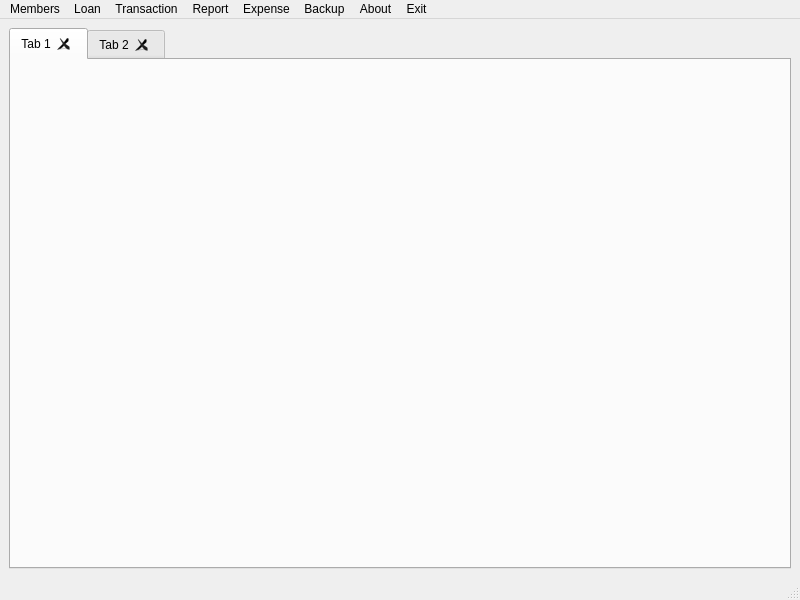
<?xml version="1.0" encoding="UTF-8"?>
<ui version="4.0">
 <class>MainWindow</class>
 <widget class="QMainWindow" name="MainWindow">
  <property name="geometry">
   <rect>
    <x>0</x>
    <y>0</y>
    <width>800</width>
    <height>600</height>
   </rect>
  </property>
  <property name="acceptDrops">
   <bool>false</bool>
  </property>
  <property name="windowTitle">
   <string>ToDoName</string>
  </property>
  <property name="layoutDirection">
   <enum>Qt::LeftToRight</enum>
  </property>
  <widget class="QWidget" name="centralwidget">
   <layout class="QGridLayout" name="gridLayout">
    <item row="0" column="0">
     <widget class="QTabWidget" name="tabWidget">
      <property name="tabPosition">
       <enum>QTabWidget::North</enum>
      </property>
      <property name="tabShape">
       <enum>QTabWidget::Rounded</enum>
      </property>
      <property name="currentIndex">
       <number>0</number>
      </property>
      <property name="tabsClosable">
       <bool>true</bool>
      </property>
      <widget class="QWidget" name="tab">
       <attribute name="title">
        <string>Tab 1</string>
       </attribute>
      </widget>
      <widget class="QWidget" name="tab_2">
       <attribute name="title">
        <string>Tab 2</string>
       </attribute>
      </widget>
     </widget>
    </item>
   </layout>
  </widget>
  <widget class="QMenuBar" name="menubar">
   <property name="geometry">
    <rect>
     <x>0</x>
     <y>0</y>
     <width>800</width>
     <height>19</height>
    </rect>
   </property>
   <widget class="QMenu" name="menuMembers">
    <property name="title">
     <string>Members</string>
    </property>
    <addaction name="actionAdd_New"/>
    <addaction name="actionFind"/>
   </widget>
   <widget class="QMenu" name="menuLoan">
    <property name="title">
     <string>Loan</string>
    </property>
    <addaction name="actionNew_Load"/>
    <addaction name="actionView_Loans"/>
   </widget>
   <widget class="QMenu" name="menuTransaction">
    <property name="title">
     <string>Transaction</string>
    </property>
    <addaction name="actionVoucher"/>
    <addaction name="actionPay_Slip"/>
   </widget>
   <widget class="QMenu" name="menuReport">
    <property name="title">
     <string>Report</string>
    </property>
    <widget class="QMenu" name="menuAccounts">
     <property name="title">
      <string>Accounts</string>
     </property>
     <addaction name="actionRecurring_Deposit"/>
     <addaction name="actionFixed_Deposit"/>
     <addaction name="actionSavings"/>
    </widget>
    <widget class="QMenu" name="menuLoan_2">
     <property name="title">
      <string>Loan</string>
     </property>
     <addaction name="actionAdvance"/>
     <addaction name="actionOutstanding"/>
    </widget>
    <addaction name="menuAccounts"/>
    <addaction name="menuLoan_2"/>
    <addaction name="actionBalance_Sheet"/>
    <addaction name="actionProfit_and_Loss"/>
    <addaction name="actionReciept_and_Disbursment"/>
    <addaction name="actionList_of_Shareholders"/>
    <addaction name="actionTerm_Deposit_Account"/>
    <addaction name="actionMisc_2"/>
    <addaction name="separator"/>
   </widget>
   <widget class="QMenu" name="menuBackup">
    <property name="title">
     <string>Backup</string>
    </property>
    <addaction name="actionRestoree"/>
    <addaction name="actionSync"/>
   </widget>
   <widget class="QMenu" name="menuExpense">
    <property name="title">
     <string>Expense</string>
    </property>
    <addaction name="actionNew_Expense"/>
    <addaction name="actionView_Expense"/>
   </widget>
   <widget class="QMenu" name="menuAbout">
    <property name="title">
     <string>About</string>
    </property>
    <addaction name="actionHelp"/>
    <addaction name="actionSupport"/>
   </widget>
   <widget class="QMenu" name="menuExit">
    <property name="title">
     <string>Exit</string>
    </property>
   </widget>
   <addaction name="menuMembers"/>
   <addaction name="menuLoan"/>
   <addaction name="menuTransaction"/>
   <addaction name="menuReport"/>
   <addaction name="menuExpense"/>
   <addaction name="menuBackup"/>
   <addaction name="menuAbout"/>
   <addaction name="menuExit"/>
  </widget>
  <widget class="QStatusBar" name="statusbar"/>
  <action name="actionAdd_New">
   <property name="text">
    <string>Add New</string>
   </property>
  </action>
  <action name="actionFind">
   <property name="text">
    <string>Find Member</string>
   </property>
  </action>
  <action name="actionNew_Load">
   <property name="text">
    <string>New Loan</string>
   </property>
  </action>
  <action name="actionView_Loans">
   <property name="text">
    <string>View Loan</string>
   </property>
  </action>
  <action name="actionVoucher">
   <property name="text">
    <string>Voucher</string>
   </property>
  </action>
  <action name="actionPay_Slip">
   <property name="text">
    <string>Pay Slip</string>
   </property>
  </action>
  <action name="actionBalance_Sheet">
   <property name="text">
    <string>Balance Sheet</string>
   </property>
  </action>
  <action name="actionProfit_and_Loss">
   <property name="text">
    <string>Profit and Loss</string>
   </property>
  </action>
  <action name="actionReciept_and_Disbursment">
   <property name="text">
    <string>Reciept and Disbursment</string>
   </property>
  </action>
  <action name="actionList_of_Shareholders">
   <property name="text">
    <string>Shareholders</string>
   </property>
  </action>
  <action name="actionTerm_Deposit_Account">
   <property name="text">
    <string>Term Deposit Accounts</string>
   </property>
  </action>
  <action name="actionStationary">
   <property name="text">
    <string>Stationary</string>
   </property>
  </action>
  <action name="actionFurniture">
   <property name="text">
    <string>Furniture</string>
   </property>
  </action>
  <action name="actionRegister">
   <property name="text">
    <string>Register</string>
   </property>
  </action>
  <action name="actionRecurring_Deposit">
   <property name="text">
    <string>Recurring Deposit</string>
   </property>
  </action>
  <action name="actionFixed_Deposit">
   <property name="text">
    <string>Fixed Deposit</string>
   </property>
  </action>
  <action name="actionSavings">
   <property name="text">
    <string>Savings </string>
   </property>
  </action>
  <action name="actionStationary_2">
   <property name="text">
    <string>Stationary</string>
   </property>
  </action>
  <action name="actionAdvance">
   <property name="text">
    <string>Advanced</string>
   </property>
  </action>
  <action name="actionOutstanding">
   <property name="text">
    <string>Outstanding</string>
   </property>
  </action>
  <action name="actionBank">
   <property name="text">
    <string>Bank</string>
   </property>
  </action>
  <action name="actionNew_Expense">
   <property name="text">
    <string>New Expense</string>
   </property>
  </action>
  <action name="actionView_Expense">
   <property name="text">
    <string>View Expense</string>
   </property>
  </action>
  <action name="actionSync">
   <property name="text">
    <string>Sync</string>
   </property>
  </action>
  <action name="actionRestoree">
   <property name="text">
    <string>Restore</string>
   </property>
  </action>
  <action name="actionHelp">
   <property name="text">
    <string>Help</string>
   </property>
  </action>
  <action name="actionAbout">
   <property name="text">
    <string>About</string>
   </property>
  </action>
  <action name="actionSupport">
   <property name="text">
    <string>Support</string>
   </property>
  </action>
  <action name="actionMisc_2">
   <property name="text">
    <string>Misc</string>
   </property>
  </action>
 </widget>
 <resources/>
 <connections/>
</ui>
